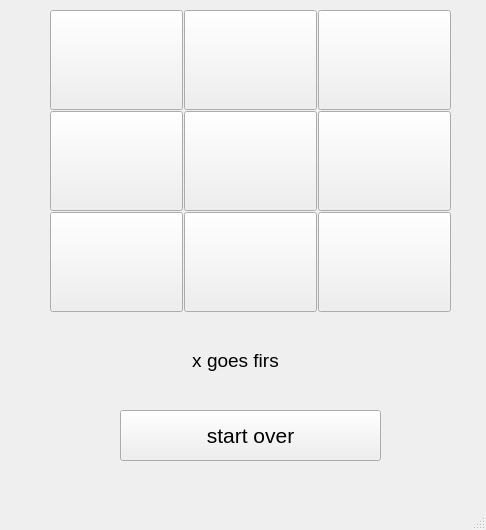
<?xml version="1.0" encoding="UTF-8"?>
<ui version="4.0">
 <class>Tic_toe_Game</class>
 <widget class="QMainWindow" name="Tic_toe_Game">
  <property name="geometry">
   <rect>
    <x>0</x>
    <y>0</y>
    <width>486</width>
    <height>530</height>
   </rect>
  </property>
  <property name="windowTitle">
   <string>Tic Toe game</string>
  </property>
  <property name="windowIcon">
   <iconset>
    <normaloff>images.png</normaloff>images.png</iconset>
  </property>
  <widget class="QWidget" name="centralwidget">
   <widget class="QWidget" name="gridLayoutWidget">
    <property name="geometry">
     <rect>
      <x>50</x>
      <y>10</y>
      <width>401</width>
      <height>304</height>
     </rect>
    </property>
    <layout class="QGridLayout" name="gridLayout">
     <property name="spacing">
      <number>1</number>
     </property>
     <item row="0" column="1">
      <widget class="QPushButton" name="pushButton_4">
       <property name="sizePolicy">
        <sizepolicy hsizetype="Minimum" vsizetype="Fixed">
         <horstretch>100</horstretch>
         <verstretch>100</verstretch>
        </sizepolicy>
       </property>
       <property name="minimumSize">
        <size>
         <width>100</width>
         <height>100</height>
        </size>
       </property>
       <property name="font">
        <font>
         <pointsize>36</pointsize>
        </font>
       </property>
       <property name="text">
        <string/>
       </property>
      </widget>
     </item>
     <item row="0" column="0">
      <widget class="QPushButton" name="pushButton_1">
       <property name="sizePolicy">
        <sizepolicy hsizetype="Minimum" vsizetype="Fixed">
         <horstretch>100</horstretch>
         <verstretch>100</verstretch>
        </sizepolicy>
       </property>
       <property name="minimumSize">
        <size>
         <width>100</width>
         <height>100</height>
        </size>
       </property>
       <property name="font">
        <font>
         <pointsize>36</pointsize>
        </font>
       </property>
       <property name="text">
        <string/>
       </property>
      </widget>
     </item>
     <item row="1" column="0">
      <widget class="QPushButton" name="pushButton_2">
       <property name="sizePolicy">
        <sizepolicy hsizetype="Minimum" vsizetype="Fixed">
         <horstretch>100</horstretch>
         <verstretch>100</verstretch>
        </sizepolicy>
       </property>
       <property name="minimumSize">
        <size>
         <width>100</width>
         <height>100</height>
        </size>
       </property>
       <property name="font">
        <font>
         <pointsize>36</pointsize>
        </font>
       </property>
       <property name="text">
        <string/>
       </property>
      </widget>
     </item>
     <item row="1" column="1">
      <widget class="QPushButton" name="pushButton_5">
       <property name="sizePolicy">
        <sizepolicy hsizetype="Minimum" vsizetype="Fixed">
         <horstretch>100</horstretch>
         <verstretch>100</verstretch>
        </sizepolicy>
       </property>
       <property name="minimumSize">
        <size>
         <width>100</width>
         <height>100</height>
        </size>
       </property>
       <property name="font">
        <font>
         <pointsize>36</pointsize>
        </font>
       </property>
       <property name="text">
        <string/>
       </property>
      </widget>
     </item>
     <item row="2" column="1">
      <widget class="QPushButton" name="pushButton_6">
       <property name="sizePolicy">
        <sizepolicy hsizetype="Minimum" vsizetype="Fixed">
         <horstretch>100</horstretch>
         <verstretch>100</verstretch>
        </sizepolicy>
       </property>
       <property name="minimumSize">
        <size>
         <width>100</width>
         <height>100</height>
        </size>
       </property>
       <property name="font">
        <font>
         <pointsize>36</pointsize>
        </font>
       </property>
       <property name="text">
        <string/>
       </property>
      </widget>
     </item>
     <item row="2" column="0">
      <widget class="QPushButton" name="pushButton_3">
       <property name="sizePolicy">
        <sizepolicy hsizetype="Minimum" vsizetype="Fixed">
         <horstretch>100</horstretch>
         <verstretch>100</verstretch>
        </sizepolicy>
       </property>
       <property name="minimumSize">
        <size>
         <width>100</width>
         <height>100</height>
        </size>
       </property>
       <property name="font">
        <font>
         <pointsize>36</pointsize>
        </font>
       </property>
       <property name="text">
        <string/>
       </property>
      </widget>
     </item>
     <item row="0" column="2">
      <widget class="QPushButton" name="pushButton_7">
       <property name="sizePolicy">
        <sizepolicy hsizetype="Minimum" vsizetype="Fixed">
         <horstretch>100</horstretch>
         <verstretch>100</verstretch>
        </sizepolicy>
       </property>
       <property name="minimumSize">
        <size>
         <width>100</width>
         <height>100</height>
        </size>
       </property>
       <property name="font">
        <font>
         <pointsize>36</pointsize>
        </font>
       </property>
       <property name="text">
        <string/>
       </property>
      </widget>
     </item>
     <item row="1" column="2">
      <widget class="QPushButton" name="pushButton_8">
       <property name="sizePolicy">
        <sizepolicy hsizetype="Minimum" vsizetype="Fixed">
         <horstretch>100</horstretch>
         <verstretch>100</verstretch>
        </sizepolicy>
       </property>
       <property name="minimumSize">
        <size>
         <width>100</width>
         <height>100</height>
        </size>
       </property>
       <property name="font">
        <font>
         <pointsize>36</pointsize>
        </font>
       </property>
       <property name="text">
        <string/>
       </property>
      </widget>
     </item>
     <item row="2" column="2">
      <widget class="QPushButton" name="pushButton_9">
       <property name="sizePolicy">
        <sizepolicy hsizetype="Minimum" vsizetype="Fixed">
         <horstretch>100</horstretch>
         <verstretch>100</verstretch>
        </sizepolicy>
       </property>
       <property name="minimumSize">
        <size>
         <width>100</width>
         <height>100</height>
        </size>
       </property>
       <property name="font">
        <font>
         <pointsize>36</pointsize>
        </font>
       </property>
       <property name="text">
        <string/>
       </property>
      </widget>
     </item>
    </layout>
   </widget>
   <widget class="QPushButton" name="pushButton_10">
    <property name="geometry">
     <rect>
      <x>120</x>
      <y>410</y>
      <width>261</width>
      <height>51</height>
     </rect>
    </property>
    <property name="font">
     <font>
      <pointsize>16</pointsize>
     </font>
    </property>
    <property name="text">
     <string>start over</string>
    </property>
   </widget>
   <widget class="QLabel" name="label">
    <property name="geometry">
     <rect>
      <x>80</x>
      <y>340</y>
      <width>311</width>
      <height>41</height>
     </rect>
    </property>
    <property name="font">
     <font>
      <pointsize>14</pointsize>
     </font>
    </property>
    <property name="text">
     <string>x goes firs</string>
    </property>
    <property name="alignment">
     <set>Qt::AlignCenter</set>
    </property>
   </widget>
  </widget>
  <widget class="QMenuBar" name="menubar">
   <property name="geometry">
    <rect>
     <x>0</x>
     <y>0</y>
     <width>486</width>
     <height>26</height>
    </rect>
   </property>
  </widget>
  <widget class="QStatusBar" name="statusbar"/>
 </widget>
 <resources/>
 <connections/>
</ui>
